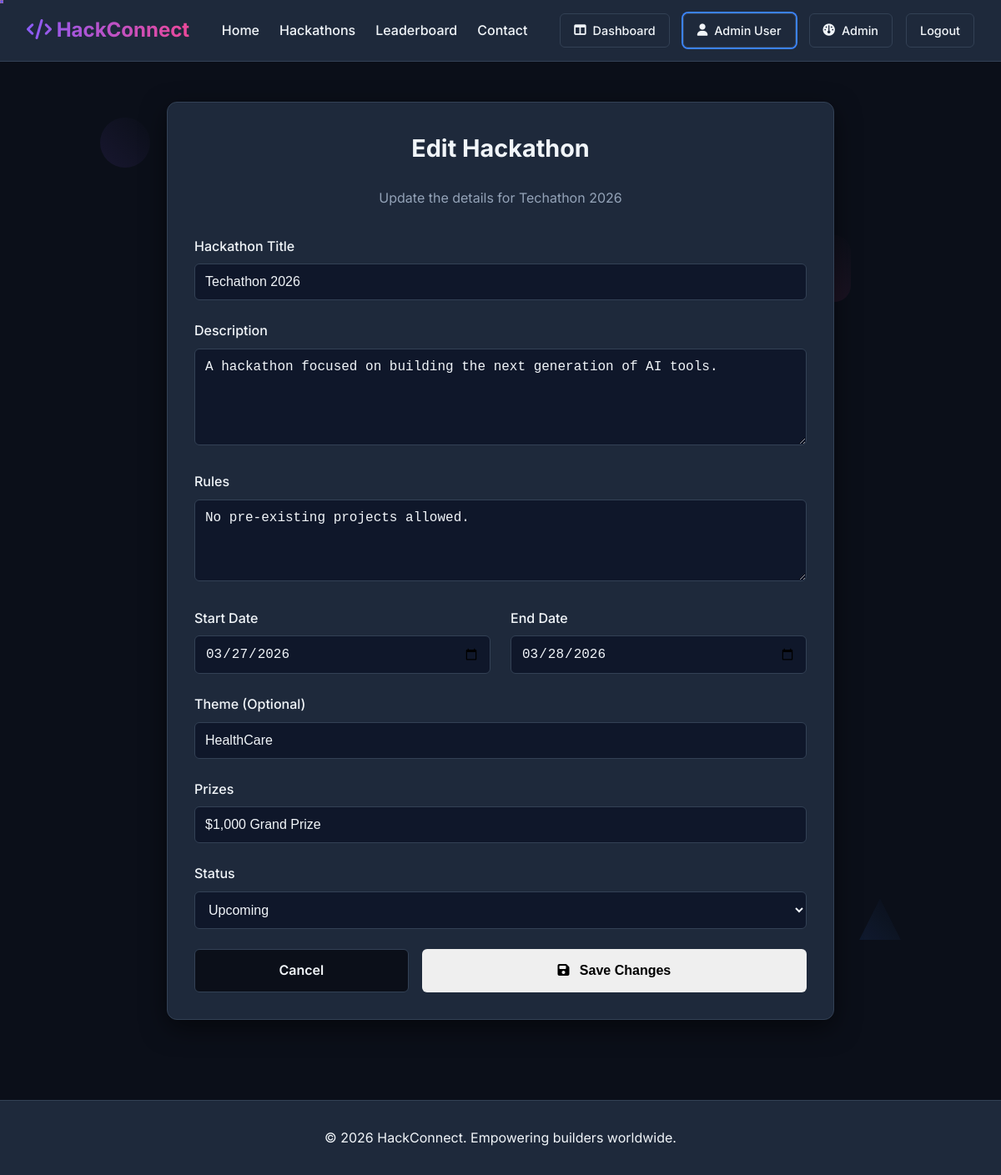
The app's page /hackathon/5/edit (signed in) with its own data.
### tables this page shows
CREATE TABLE users (
    id INTEGER PRIMARY KEY AUTOINCREMENT,
    name TEXT NOT NULL,
    email TEXT UNIQUE NOT NULL,
    password TEXT NOT NULL,
    role TEXT NOT NULL DEFAULT 'participant' -- 'participant', 'organizer', 'admin'
, bio TEXT, github TEXT);

CREATE TABLE hackathons (
    id INTEGER PRIMARY KEY AUTOINCREMENT,
    title TEXT NOT NULL,
    description TEXT NOT NULL,
    start_date TEXT NOT NULL,
    end_date TEXT NOT NULL,
    theme TEXT,
    rules TEXT,
    prize_info TEXT,
    status TEXT DEFAULT 'upcoming', -- 'upcoming', 'active', 'completed'
    organizer_id INTEGER NOT NULL, prizes TEXT,
    FOREIGN KEY(organizer_id) REFERENCES users(id)
);

### app.py (the view, shortened to what this page needs)
@app.route('/hackathon/<int:id>/edit', methods=['GET', 'POST'])
def edit_hackathon(id):
    if g.user is None or g.user['role'] not in ['admin', 'organizer']:
        flash('Unauthorized.', 'error')
        return redirect(url_for('dashboard'))
    conn = get_db_connection()
    hackathon = conn.execute('SELECT * FROM hackathons WHERE id = ?', (id,)).fetchone()
    if not hackathon or (hackathon['organizer_id'] != g.user['id'] and g.user['role'] != 'admin'):
        conn.close()
        flash('You do not have permission to edit this hackathon.', 'error')
        return redirect(url_for('admin'))
    conn.close()
    return render_template('edit_hackathon.html', hackathon=hackathon)

### app.py (called while the page is built)
def get_db_connection():
    conn = sqlite3.connect('database.db')
    conn.row_factory = sqlite3.Row
    return conn

@app.before_request
def load_logged_in_user():
    user_id = session.get('user_id')
    if user_id is None:
        g.user = None
    else:
        conn = get_db_connection()
        user = conn.execute('SELECT * FROM users WHERE id = ?', (user_id,)).fetchone()
        conn.close()
        if user:
            g.user = dict(user)
        else:
            g.user = None

### templates/edit_hackathon.html (shortened to what this page needs)
{% extends "layout.html" %}
{% block content %}
<div class="auth-container mt-4" style="max-width: 800px;">
    <h1 class="auth-title">Edit Hackathon</h1>
    <p style="text-align: center; color: var(--text-muted); margin-bottom: 2rem;">Update the details for {{ hackathon.title }}</p>
    <form method="post">
        <div class="form-group">
            <label for="title">Hackathon Title</label>
            <input type="text" name="title" id="title" class="form-control" value="{{ hackathon.title }}" required>
        </div>
        <div class="form-group">
            <label for="description">Description</label>
            <textarea name="description" id="description" class="form-control" rows="5" required>{{ hackathon.description }}</textarea>
        </div>
        <div class="form-group">
            <label for="rules">Rules</label>
            <textarea name="rules" id="rules" class="form-control" rows="4" required>{{ hackathon.rules if hackathon.rules else '' }}</textarea>
        </div>
        <div style="display: flex; gap: 1.5rem; flex-wrap: wrap;">
            <div class="form-group" style="flex: 1; min-width: 250px;">
                <label for="start_date">Start Date</label>
                <input type="date" name="start_date" id="start_date" class="form-control" value="{{ hackathon.start_date }}" required>
            </div>
            <div class="form-group" style="flex: 1; min-width: 250px;">
                <label for="end_date">End Date</label>
                <input type="date" name="end_date" id="end_date" class="form-control" value="{{ hackathon.end_date }}" required>
            </div>
        </div>
        <div class="form-group">
            <label for="theme">Theme (Optional)</label>
            <input type="text" name="theme" id="theme" class="form-control" value="{{ hackathon.theme }}">
        </div>
        <div class="form-group">
            <label for="prizes">Prizes</label>
            <input type="text" name="prizes" id="prizes" class="form-control" required value="{{ hackathon.prize_info if hackathon.prize_info else '' }}">
        </div>
        <div class="form-group">
            <label for="status">Status</label>
            <select name="status" id="status" class="form-control">
                <option value="upcoming" {% if hackathon.status == 'upcoming' %}selected{% endif %}>Upcoming</option>
            </select>
        </div>
        <div style="display: flex; gap: 1rem; margin-top: 1rem;">
            <a href="{{ url_for('admin') }}" class="btn" style="flex: 1; text-align: center; background: var(--bg-color); color: var(--text-color); border: 1px solid var(--border-color);">Cancel</a>
            <button type="submit" class="btn btn-primary" style="flex: 2;"><i class="fa-solid fa-floppy-disk" style="margin-right: 0.5rem;"></i> Save Changes</button>
        </div>
    </form>
</div>
{% endblock %}

### templates/layout.html (shortened to what this page needs)
<!DOCTYPE html>
<html lang="en">
<head>
    <link rel="stylesheet" href="https://cdnjs.cloudflare.com/ajax/libs/font-awesome/6.4.0/css/all.min.css">
    <link rel="stylesheet" href="{{ url_for('static', filename='css/style.css') }}">
</head>
<body>
    <div class="bg-animation" aria-hidden="true">
        <div class="floating-shape shape-1"></div>
        <div class="floating-shape shape-2"></div>
        <div class="floating-shape shape-4"></div>
    </div>
    <nav class="navbar">
        <div class="nav-brand">
            <a href="{{ url_for('index') }}"><i class="fa-solid fa-code"></i> HackConnect</a>
        </div>
        <ul class="nav-links">
            <li><a href="{{ url_for('index') }}">Home</a></li>
            <li><a href="{{ url_for('hackathons_list') }}">Hackathons</a></li>
            <li><a href="{{ url_for('leaderboard') }}">Leaderboard</a></li>
            <li><a href="{{ url_for('contact') }}">Contact</a></li>
        </ul>
        <div class="nav-user">
            {% if g.user %}
                <a href="{{ url_for('dashboard') }}" class="btn btn-secondary"><i class="fa-solid fa-table-columns"></i> Dashboard</a>
                <a href="{{ url_for('profile') }}" class="btn btn-secondary"><i class="fa-solid fa-user"></i> {{ g.user.name }}</a>
                {% if g.user.role in ['admin', 'organizer'] %}
                    <a href="{{ url_for('admin') }}" class="btn btn-secondary"><i class="fa-solid fa-gauge"></i> Admin</a>
                {% endif %}
                <a href="{{ url_for('logout') }}" class="btn btn-secondary">Logout</a>
            {% else %}
                <a href="{{ url_for('login') }}" class="btn btn-secondary">Login</a>
                <a href="{{ url_for('register') }}" class="btn btn-secondary" style="width:auto;">Sign Up</a>
            {% endif %}
        </div>
    </nav>
    <main class="container fade-in">
        {% block content %}{% endblock %}
    </main>
    <footer>
        <p>&copy; 2026 HackConnect. Empowering builders worldwide.</p>
    </footer>
</body>
</html>

### static/css/style.css (style rules this page uses)
:root { --bg-color: #0b0f19; --text-color: #f1f5f9; --text-muted: #94a3b8; --primary-color: #3b82f6; --secondary-color: #10b981; --card-bg: #1e293b; --border-color: #334155; --hover-bg: #2dd4bf; --gradient-start: #8b5cf6; --gradient-end: #ec4899; --input-bg: #0f172a; }
* { box-sizing: border-box; margin: 0; padding: 0; }
body { font-family: 'Inter', -apple-system, BlinkMacSystemFont, "Segoe UI", Helvetica, Arial, sans-serif; background-color: var(--bg-color); color: var(--text-color); line-height: 1.6; min-height: 100vh; display: flex; flex-direction: column; }
.navbar { display: flex; justify-content: space-between; align-items: center; padding: 1rem 2rem; background-color: var(--card-bg); border-bottom: 1px solid var(--border-color); position: sticky; top: 0; z-index: 1000; }
.nav-brand a { font-size: 1.5rem; font-weight: 700; color: var(--text-color); text-decoration: none; background: linear-gradient(90deg, var(--gradient-start), var(--gradient-end)); -webkit-background-clip: text; -webkit-text-fill-color: transparent; }
.nav-links { display: flex; list-style: none; gap: 1.5rem; align-items: center; }
.nav-links a { color: var(--text-color); text-decoration: none; font-weight: 500; transition: color 0.3s ease; }
.nav-user { display: flex; align-items: center; gap: 1rem; }
.nav-user .btn:nth-child(2) { animation: outlinePulse 2s ease-in-out infinite; box-shadow: 0 0 0 2px var(--primary-color); }
.container { flex: 1; width: 100%; max-width: 1200px; margin: 0 auto; padding: 2rem; }
.fade-in { animation: fadeIn 0.4s ease-out forwards; }
.auth-container { max-width: 400px; margin: 4rem auto; background: var(--card-bg); padding: 2rem; border-radius: 12px; border: 1px solid var(--border-color); box-shadow: 0 10px 30px rgba(0, 0, 0, 0.5); }
.auth-title { text-align: center; margin-bottom: 1.5rem; font-size: 1.8rem; font-weight: 700; }
.form-group { margin-bottom: 1.5rem; }
.form-group label { display: block; margin-bottom: 0.5rem; font-weight: 500; }
.form-control { width: 100%; padding: 0.75rem; background-color: var(--input-bg); border: 1px solid var(--border-color); color: var(--text-color); border-radius: 6px; font-size: 1rem; transition: border-color 0.3s ease, box-shadow 0.3s ease; }
.btn { display: inline-block; padding: 0.75rem 1.5rem; border-radius: 6px; font-size: 1rem; font-weight: 600; cursor: pointer; text-align: center; text-decoration: none; transition: all 0.3s ease; border: none; }
.btn-secondary { background: transparent; color: var(--text-color); border: 1px solid var(--border-color); padding: 0.5rem 1rem; border-radius: 6px; font-size: 0.9rem; font-weight: 500; cursor: pointer; text-align: center; text-decoration: none; transition: all 0.3s ease; display: inline-flex; align-items: center; gap: 0.5rem; }
footer { text-align: center; padding: 2rem; background-color: var(--card-bg); border-top: 1px solid var(--border-color); margin-top: auto; }
.mt-4 { margin-top: 1rem; }
body { cursor: none; }
.floating-shape { position: absolute; opacity: 0.1; pointer-events: none; animation: float 20s ease-in-out infinite; }
.shape-1 { top: 10%; left: 10%; width: 60px; height: 60px; background: linear-gradient(45deg, var(--gradient-start), transparent); border-radius: 50%; animation-delay: 0s; }
.shape-2 { top: 20%; right: 15%; width: 40px; height: 80px; background: linear-gradient(45deg, var(--gradient-end), transparent); border-radius: 20px; animation-delay: 2s; }
.shape-4 { bottom: 20%; right: 10%; width: 50px; height: 50px; background: linear-gradient(45deg, var(--primary-color), transparent); clip-path: polygon(50% 0%, 0% 100%, 100% 100%); animation-delay: 6s; }

### records on screen
users: user.name "Admin User"
hackathons: title "Techathon 2026", description "A hackathon focused on building the next generation of AI tools.", rules "No pre-existing projects allowed.", start_date "03/27/2026", end_date "03/28/2026", theme "HealthCare", prizes "$1,000 Grand Prize", status "Upcoming"
